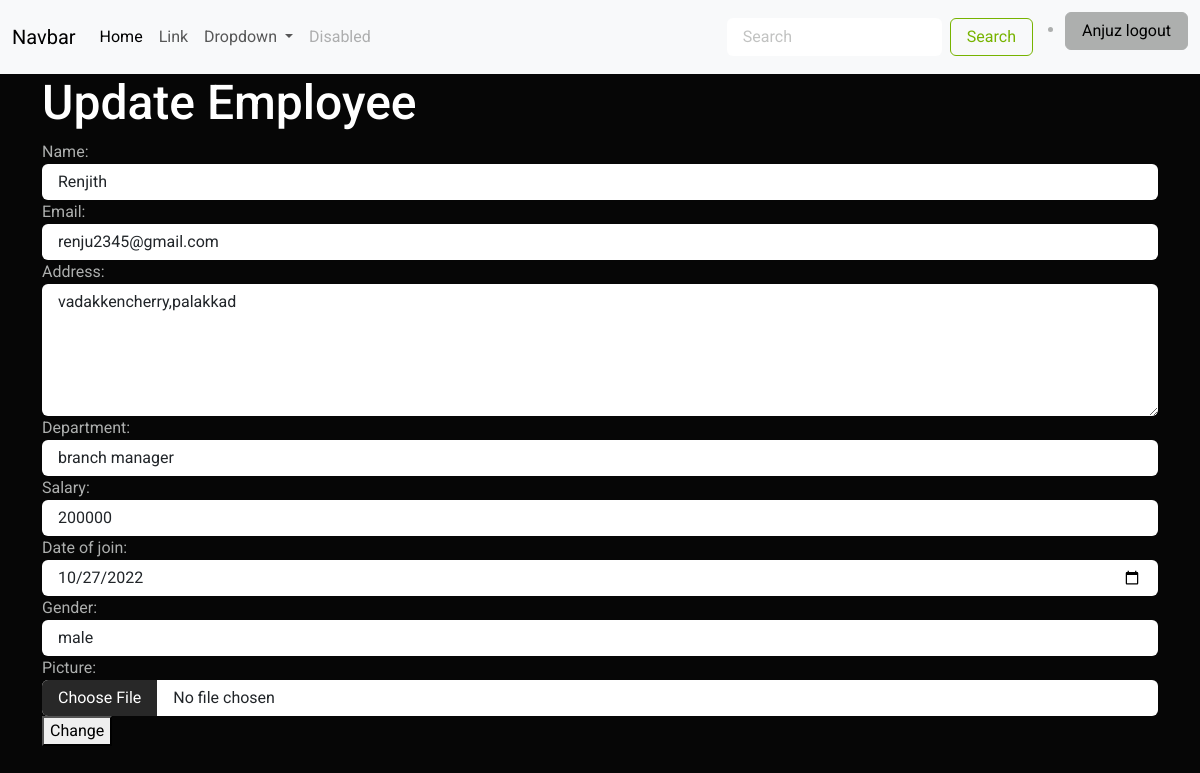
Page /employee/4/change/ (signed in) on the committed database.
### crm/models.py (models this page shows, shortened)
class Employee(models.Model):
    name=models.CharField(max_length=200)
    email=models.EmailField(unique=True)
    address=models.TextField()
    department=models.CharField(max_length=200)
    salary=models.PositiveIntegerField()
    date_of_join=models.DateField()
    gender_options=(
        ("male","male"),
        ("femlae","female"),
        ("other","other")
    )
    gender=models.CharField(max_length=200,choices=gender_options,default="male")
    picture=models.ImageField(upload_to="employee_images",null=True,blank=True)

### crm/views.py (the view, shortened to what this page needs)
# urls.py: path("employee/<int:pk>/change/",views.EmployeeUpdateView.as_view(),name="employee-update"),
@method_decorator(signin_required,name="dispatch")
class EmployeeUpdateView(View):
    template_name="employee_update.html"
    form_class=EmployeeForm
    def get(self,request,*args,**kwargs):
        id=kwargs.get("pk")
        employee_object=Employee.objects.get(id=id)
        form_instance=self.form_class(instance=employee_object)
        return render(request,self.template_name,{"form":form_instance})

### crm/forms.py
class EmployeeForm(forms.ModelForm):
    class Meta:
        model=Employee
        fields="__all__"
        widgets={
           "name":forms.TextInput(attrs={"class":"form-control"}),
           "email":forms.EmailInput(attrs={"class":"form-control"}),
           "address":forms.Textarea(attrs={"class":"form-control","rows":5}),
           "department":forms.TextInput(attrs={"class":"form-control",}),
           "salary":forms.NumberInput(attrs={"class":"form-control"}),
           "date_of_join":forms.DateInput(attrs={"class":"form-control","type":"date"}),
           "gender":forms.Select(attrs={"class":"form-control"}),
           "picture":forms.FileInput(attrs={"class":"form-control"})
        }

### crm/templates/employee_update.html (shortened to what this page needs)
{%extends 'base.html'%}
{%block main_block%}
<div class="container">
    <h2>Update Employee</h2>
    <form action=""method="post"enctype="multipart/form-data">
        {{form}}
        <button type="submit">Change</button>
    </form>
</div>
{%endblock%}

### crm/templates/base.html (shortened to what this page needs)
<!DOCTYPE html>
{%load static%}
<html lang="en">
<head>
  <link rel="stylesheet" href="{%static 'css/style.css' %}">
</head>
<body>
  <nav class="navbar navbar-expand-lg bg-body-tertiary">
    <div class="container-fluid">
      <a class="navbar-brand" href="#">Navbar</a>
      <div class="collapse navbar-collapse" id="navbarSupportedContent">
        <ul class="navbar-nav me-auto mb-2 mb-lg-0">
          <li class="nav-item">
            <a class="nav-link active" aria-current="page" href="#">Home</a>
          </li>
          <li class="nav-item">
            <a class="nav-link" href="#">Link</a>
          </li>
          <li class="nav-item dropdown">
            <a class="nav-link dropdown-toggle" href="#" role="button" data-bs-toggle="dropdown" aria-expanded="false">
              Dropdown
            </a>
          </li>
          <li class="nav-item">
            <a class="nav-link disabled" aria-disabled="true">Disabled</a>
          </li>
        </ul>
        <form class="d-flex" role="search">
          <input class="form-control me-2" type="search" placeholder="Search" aria-label="Search">
          <button class="btn btn-outline-success" type="submit">Search</button>
        </form>
        <ul>
          <li class="nav-item mt-1">
            <a href="{%url 'signout'%}" class=" btn btn-dark">{{request.user}} logout</a>
          </li>
        </ul>
      </div>
    </div>
  </nav>
  {%block main_block%}
  {%endblock%}
</body>
</html>

### rows in the picture
Employee: name "Renjith", email "renju2345@gmail.com", address "vadakkencherry,palakkad", department "branch manager", salary "200000", date_of_join "10/27/2022", gender "male"

### other values in the picture
{{ request.user }} "Anjuz"
